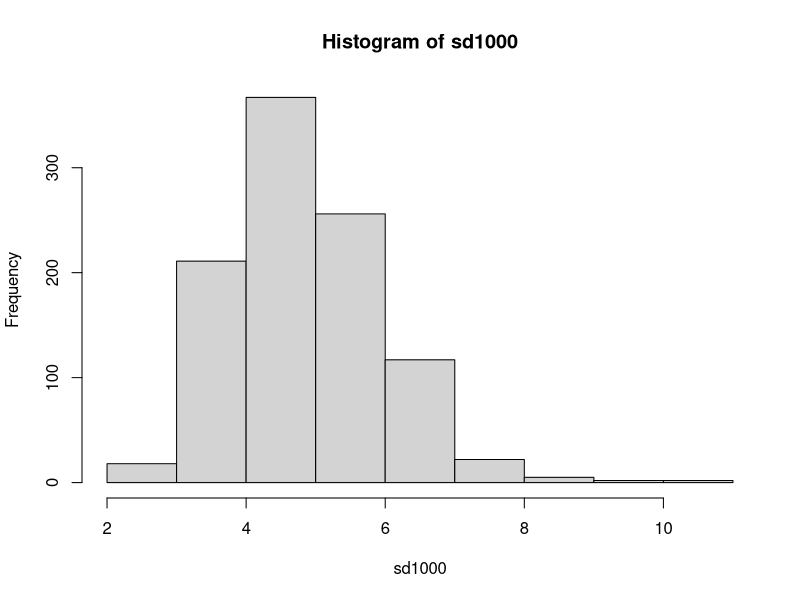
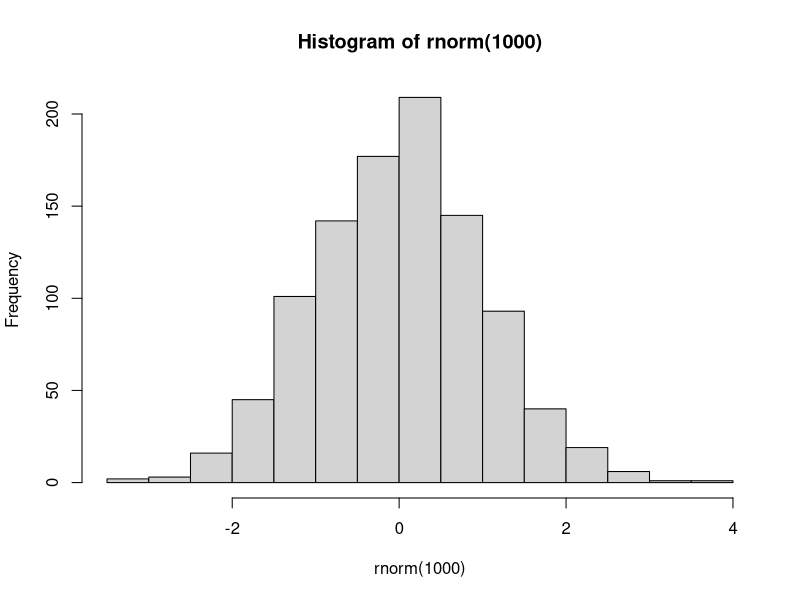
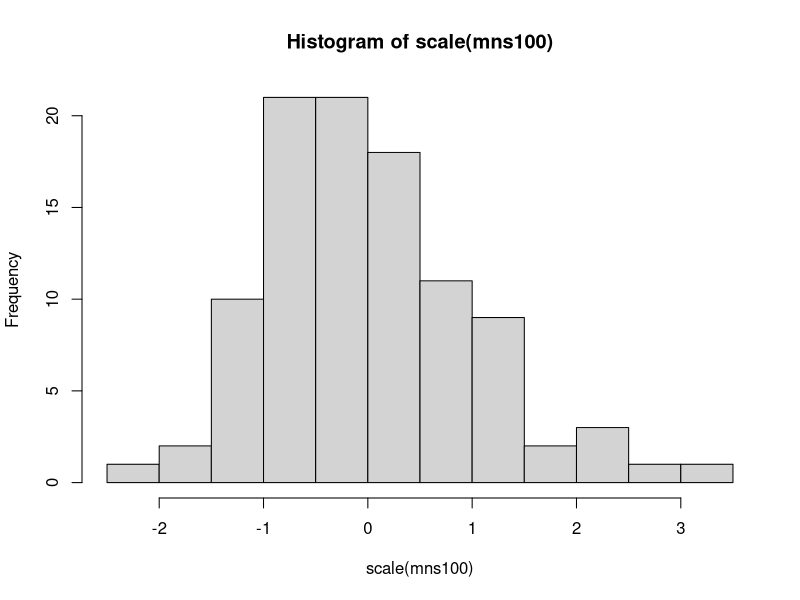
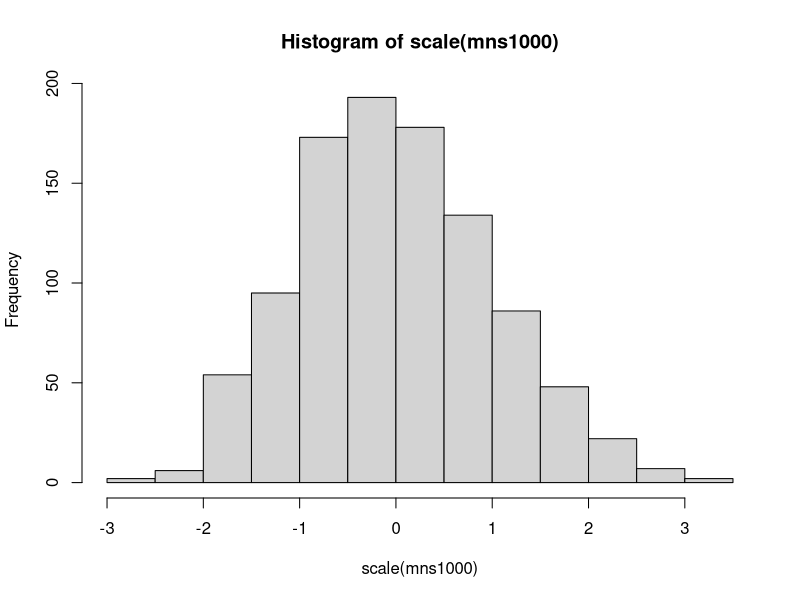

Source code (R) for these figures, in order:
## ---- chunk 1
# set seed to make research reproducible
set.seed(1000)
# setting the theo_mean = 1/lambda which is the theoretical mean and standard deviation for an exponential distribution
lambda <- 0.2
# setting n = 40 as set by the spec
n <- 40

# Will illustrate the central limit theorem through running different amounts of simulations
# By running 1, 10, 100, and 1000 simulations we will observe that as n (the number of 
# observations) increases the difference between the theoretical mean and standard deviation
# with the mean of the sample mean and standard deviations will converge to 0

# 1 Show the sample mean and compare it to the theoretical mean of the distribution.
# theoretical mean = 1/lambda = 1/.2 = 5
theo_mean <- 1/lambda
theo_mean

# mean 1 samples variable
mns1 = mean(rexp(n, lambda))
# mean of sample means after running 1 simulation of the exponential rexp(40, .2) 
sample_mean1 <- mean(mns1)
sample_mean1

# mean 10 samples variable
mns10 = NULL
# loop 10 times to get 10 simulations
for (i in 1 : 10) mns10 = c(mns10, mean(rexp(n, lambda)))
# the distribution of averages with a small number of simulations is still quite skewed

# mean of sample means after running 10 simulations of the exponential rexp(40, .2) 
sample_mean10 <- mean(mns10)
sample_mean10

# mean 100 samples variable
mns100 = NULL
# loop 100 times to get 100 simulations
for (i in 1 : 100) mns100 = c(mns100, mean(rexp(n, lambda)))

# mean of sample means after running 100 simulations of the exponential rexp(40, .2) 
sample_mean100 <- mean(mns100)
sample_mean100

# mean 1000 samples variable
mns1000 = NULL
# loop 1000 times to get 1000 simulations
for (i in 1 : 1000) mns1000 = c(mns1000, mean(rexp(n, lambda)))

# mean of sample means after running 1000 simulations of the exponential rexp(40, .2) 
sample_mean1000 <- mean(mns1000)
sample_mean1000

# 2. Show how variable the sample is (via variance) and compare it to the theoretical variance of the distribution.
# theoretical standard deviation = 1/lambda = 1/.2 = 5
theo_sd <- 1/lambda
theo_sd
# sd10 samples variable

# mean 1000 samples variable
sd1000 = NULL
# loop 1000 times to get 1000 simulations
for (i in 1 : 1000) sd1000 = c(sd1000,sd(rexp(n, lambda)))
# almost normally distributed
hist(sd1000)

# mean of sample means after running 1000 simulations of the exponential rexp(40, .2) 
sample_sd1000 <- mean(sd1000)
sample_sd1000

# 3. Show that the distribution is approximately normal.
# histogram of the sample means is approximately normal 
# here's the histogram of 1000 random normal distributed variables for comparrison
hist(rnorm(1000))
sd(mns1000) 
# 0.7934196 - approcahing 1 as we increase n 
mean(mns1000) - theo_mean
# the difference between the true mean and the theoretical mean of the distribution approaches 0 as n 
# increases

# plotting a histogram of scaled mns100 data which was the 100 sample means from running the rexp reveals 
# this data is not very normally distributed
hist(scale(mns100))

# plotting a histogram of scaled mns1000 data which was the 1000 sample means from running the rexp shows that 
# it has roughly a mean of 0 and sd of 1 along with a nice bell curve
hist(scale(mns1000))
